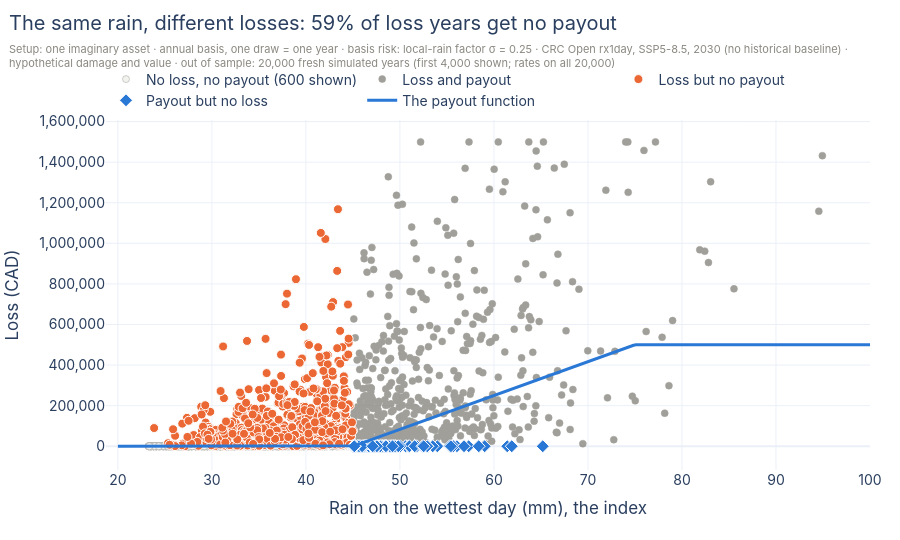

Here is the notebook cell this chart was saved with:
### Markdown cell above
> 💡 **Key idea: most years, nothing happens.** A cover is a claim on rare years.
> That is why a return-period curve, which you already know how to read, is the
> right tool for pricing and testing it. It also means the honest test needs a lot
> of years: 30 years of history would contain only a handful of payouts.

## 3. Basis risk: when the rain and the loss disagree

The payout follows the rain on the hexagon. The loss follows the water in the
basement. A hexagon of 250 km² can be soaked by a storm that misses the brewery,
or stay dry on average while a storm sits right on top of it. To show that, we
assume a yearly **local factor** between the rain on the hexagon and the rain at
the brewery (`LocalRainFactor` above: lognormal with mean 1 and σ = 0.25). It is an
assumption of this illustration, not an estimate, and a real project would measure
it.

The gap is called **basis risk**, and it can fail in two opposite ways: a loss
with no payout, and a payout with no loss.

### Code cell
OPTIONS = MetricOptions(betas=(0.9,), return_periods=(10, 100), loss_thresholds=(0.0,))
first_row = evaluate(first_cover, fresh_years, split="out_of_sample", design_sample=design_years, options=OPTIONS).to_pylist()[0]

n_shown = min(4_000, N_YEARS)
x, y, payout = rain_years[:n_shown], loss_years[:n_shown], paid[:n_shown]
missed = (y > 0) & (payout == 0)          # a loss, but no payout
false_alarm = (y == 0) & (payout > 0)     # a payout, but no loss
quiet = (y == 0) & (payout == 0)
other = ~(missed | false_alarm | quiet)

fig = go.Figure()
keep_quiet = np.flatnonzero(quiet)[:600]   # the many quiet years would hide the rest
for mask, name, color, size in [(keep_quiet, "No loss, no payout (600 shown)", LIGHT, 7), (other, "Loss and payout", MUTED, 7)]:
    fig.add_trace(go.Scatter(x=x[mask], y=y[mask], mode="markers", name=name, opacity=0.8,
                             marker=dict(size=size, color=color, line=dict(width=0.5, color=MUTED)), hoverinfo="skip"))
fig.add_trace(go.Scatter(x=x[missed], y=y[missed], mode="markers", name="Loss but no payout",
                         marker=dict(size=9, color=ORANGE, line=dict(width=1, color="white")),
                         hovertemplate="Rain on the hexagon %{x:.0f} mm<br>Loss CAD %{y:,.0f}, payout CAD 0<extra></extra>"))
fig.add_trace(go.Scatter(x=x[false_alarm], y=y[false_alarm], mode="markers", name="Payout but no loss",
                         marker=dict(size=10, color=BLUE, symbol="diamond", line=dict(width=1, color="white")),
                         hovertemplate="Rain on the hexagon %{x:.0f} mm<br>No loss, payout CAD %{customdata:,.0f}<extra></extra>",
                         customdata=payout[false_alarm]))
grid = np.linspace(20.0, 100.0, 300)
fig.add_trace(go.Scatter(x=grid, y=first_cover.payout_values(grid), mode="lines", name="The payout function",
                         line=dict(color=BLUE, width=3), hoverinfo="skip"))
layout(fig, f"The same rain, different losses: {first_row['false_negative_rate_l0']:.0%} of loss years get no payout",
       FRESH_SETUP + f" (first {n_shown:,} shown; rates on all {N_YEARS:,})",
       xaxis_title="Rain on the wettest day (mm), the index", yaxis=dict(title="Loss (CAD)", tickformat=",.0f"),
       legend=dict(orientation="h", yanchor="bottom", y=1.01, x=0), height=540)
fig.show()

print(f"On the fresh years: {first_row['false_negative_rate_l0']:.1%} of the years with a loss get no payout, and "
      f"{first_row['false_positive_rate_l0']:.1%} of the years without a loss get one. "
      f"Payouts and losses have a correlation of {first_row['correlation']:.2f}.")

### Figure 1 — Plotly figure (JSON) as saved in the notebook; plotly's stock layout.template omitted (floating-point values rounded to 4 significant figures; data arrays with more than 128 entries replaced by an {"elided": "..."} marker saying what was removed)
{"data": [{"hoverinfo": "skip", "marker": {"color": "#f0efec", "line": {"color": "#8a8880", "width": 0.5}, "size": 7}, "mode": "markers", "name": "No loss, no payout (600 shown)", "opacity": 0.8, "type": "scatter", "x": {"elided": "600 float values"}, "y": {"elided": "600 float values"}}, {"hoverinfo": "skip", "marker": {"color": "#8a8880", "line": {"color": "#8a8880", "width": 0.5}, "size": 7}, "mode": "markers", "name": "Loss and payout", "opacity": 0.8, "type": "scatter", "x": {"elided": "527 float values"}, "y": {"elided": "527 float values"}}, {"hovertemplate": "Rain on the hexagon %{x:.0f} mm<br>Loss CAD %{y:,.0f}, payout CAD 0<extra></extra>", "marker": {"color": "#eb6834", "line": {"color": "white", "width": 1}, "size": 9}, "mode": "markers", "name": "Loss but no payout", "type": "scatter", "x": {"elided": "752 float values"}, "y": {"elided": "752 float values"}}, {"customdata": [26670.0, 57560.0, 133700.0, 67580.0, 52710.0, 336500.0, 4158.0, 113400.0, 51950.0, 29920.0, 94470.0, 36360.0, 63500.0, 75470.0, 149700.0, 72050.0, 52240.0, 68430.0, 29440.0, 481.2, 905.1, 2750.0, 124800.0, 57160.0, 35710.0, 37500.0, 223600.0, 24230.0, 141400.0, 43540.0, 8109.0, 59700.0, 93270.0, 4015.0, 36420.0, 174900.0, 8578.0, 55050.0, 98560.0, 72060.0, 37610.0, 27110.0, 24000.0, 29110.0, 31710.0, 1583.0, 100200.0, 3529.0, 205200.0, 273600.0, 38440.0, 28070.0, 20730.0, 55710.0, 22670.0, 57350.0, 773.7, 10160.0, 132200.0, 26580.0, 7979.0, 24260.0, 1895.0, 12400.0, 84010.0, 75800.0, 74530.0, 49370.0, 109400.0, 44330.0, 51410.0, 12850.0, 171400.0, 21040.0, 27560.0, 19410.0, 986.7, 184400.0, 233500.0, 22630.0, 109500.0, 830.3, 37920.0, 27380.0, 41090.0, 58730.0, 59340.0, 26770.0, 178100.0, 47900.0, 197000.0, 28150.0, 40590.0, 48410.0, 983.5, 223000.0, 131700.0, 65560.0, 10860.0, 33490.0, 19840.0, 39010.0, 36340.0, 38520.0, 59570.0, 123200.0, 43330.0, 173800.0, 80430.0, 39110.0, 58460.0, 42480.0, 125500.0, 281600.0, 17700.0, 16220.0, 1516.0, 3573.0, 35000.0, 2376.0, 70180.0], "hovertemplate": "Rain on the hexagon %{x:.0f} mm<br>No loss, payout CAD %{customdata:,.0f}<extra></extra>", "marker": {"color": "#2a78d6", "line": {"color": "white", "width": 1}, "size": 10, "symbol": "diamond"}, "mode": "markers", "name": "Payout but no loss", "type": "scatter", "x": [46.6, 48.45, 53.02, 49.06, 48.16, 65.19, 45.25, 51.81, 48.12, 46.8, 50.67, 47.18, 48.81, 49.53, 53.98, 49.32, 48.13, 49.11, 46.77, 45.03, 45.05, 45.16, 52.49, 48.43, 47.14, 47.25, 58.42, 46.45, 53.49, 47.61, 45.49, 48.58, 50.6, 45.24, 47.18, 55.5, 45.51, 48.3, 50.91, 49.32, 47.26, 46.63, 46.44, 46.75, 46.9, 45.09, 51.01, 45.21, 57.31, 61.41, 47.31, 46.68, 46.24, 48.34, 46.36, 48.44, 45.05, 45.61, 52.93, 46.59, 45.48, 46.46, 45.11, 45.74, 50.04, 49.55, 49.47, 47.96, 51.57, 47.66, 48.08, 45.77, 55.29, 46.26, 46.65, 46.16, 45.06, 56.06, 59.01, 46.36, 51.57, 45.05, 47.28, 46.64, 47.47, 48.52, 48.56, 46.61, 55.68, 47.87, 56.82, 46.69, 47.44, 47.9, 45.06, 58.38, 52.9, 48.93, 45.65, 47.01, 46.19, 47.34, 47.18, 47.31, 48.57, 52.39, 47.6, 55.43, 49.83, 47.35, 48.51, 47.55, 52.53, 61.89, 46.06, 45.97, 45.09, 45.21, 47.1, 45.14, 49.21], "y": [0.0, 0.0, 0.0, 0.0, 0.0, 0.0, 0.0, 0.0, 0.0, 0.0, 0.0, 0.0, 0.0, 0.0, 0.0, 0.0, 0.0, 0.0, 0.0, 0.0, 0.0, 0.0, 0.0, 0.0, 0.0, 0.0, 0.0, 0.0, 0.0, 0.0, 0.0, 0.0, 0.0, 0.0, 0.0, 0.0, 0.0, 0.0, 0.0, 0.0, 0.0, 0.0, 0.0, 0.0, 0.0, 0.0, 0.0, 0.0, 0.0, 0.0, 0.0, 0.0, 0.0, 0.0, 0.0, 0.0, 0.0, 0.0, 0.0, 0.0, 0.0, 0.0, 0.0, 0.0, 0.0, 0.0, 0.0, 0.0, 0.0, 0.0, 0.0, 0.0, 0.0, 0.0, 0.0, 0.0, 0.0, 0.0, 0.0, 0.0, 0.0, 0.0, 0.0, 0.0, 0.0, 0.0, 0.0, 0.0, 0.0, 0.0, 0.0, 0.0, 0.0, 0.0, 0.0, 0.0, 0.0, 0.0, 0.0, 0.0, 0.0, 0.0, 0.0, 0.0, 0.0, 0.0, 0.0, 0.0, 0.0, 0.0, 0.0, 0.0, 0.0, 0.0, 0.0, 0.0, 0.0, 0.0, 0.0, 0.0, 0.0]}, {"hoverinfo": "skip", "line": {"color": "#2a78d6", "width": 3}, "mode": "lines", "name": "The payout function", "type": "scatter", "x": {"elided": "300 float values"}, "y": {"elided": "300 float values"}}], "layout": {"font": {"family": "Inter, Helvetica, Arial, sans-serif", "size": 14}, "height": 540, "hoverlabel": {"font": {"size": 13}}, "legend": {"orientation": "h", "x": 0, "y": 1.01, "yanchor": "bottom"}, "margin": {"b": 70, "l": 75, "r": 30, "t": 120}, "title": {"subtitle": {"font": {"color": "#8a8880", "size": 11}, "text": "Setup: one imaginary asset · annual basis, one draw = one year · basis risk: local-rain factor σ = 0.25 · CRC Open rx1day, SSP5-8.5, 2030 (no historical baseline) ·<br>hypothetical damage and value · out of sample: 20,000 fresh simulated years (first 4,000 shown; rates on all 20,000)"}, "text": "The same rain, different losses: 59% of loss years get no payout", "x": 0.01, "y": 0.97, "yanchor": "top"}, "xaxis": {"title": {"text": "Rain on the wettest day (mm), the index"}}, "yaxis": {"tickformat": ",.0f", "title": {"text": "Loss (CAD)"}}}}
